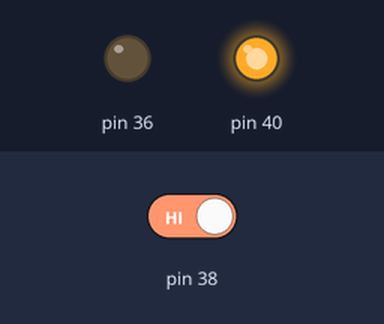
A program run on a simulated Raspberry Pi (header pin numbers). On the bench: output pins drawn as LEDs (lit = HIGH). The test bench sets the inputs (shaded band); at power-on: pin 38 HIGH.

Above: at 1.2 s.
1.3 s: pin 38 driven LOW
At 2.0 s:
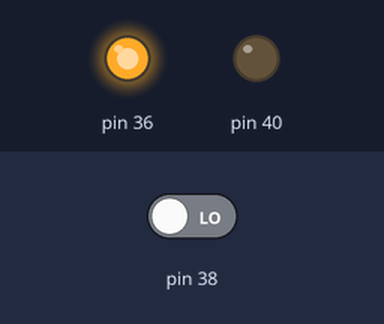
2.8 s: pin 38 driven HIGH
At 3.1 s:
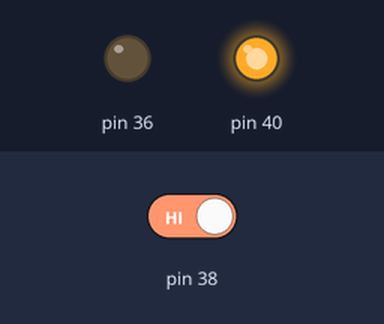
Timing chart, 0 to 5.8 s (numbered marks = the images above; inputs shaded):
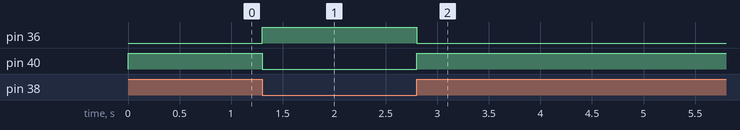

Measured:
- after the input at 1.3 s, pin 36: LOW → HIGH at once; pin 40: HIGH → LOW at once
- after the input at 2.8 s, pin 36: HIGH → LOW at once; pin 40: LOW → HIGH at once

The program:

input.py
```python
import RPi.GPIO as GPIO
import signal

GPIO.setmode(GPIO.BOARD)
GPIO.setup(36, GPIO.OUT)
GPIO.setup(38, GPIO.IN)
GPIO.setup(40, GPIO.OUT)

def stop_signals_handler(signum, frame):
	GPIO.output(36, False)
	GPIO.output(40, False)
	GPIO.cleanup()
signal.signal(signal.SIGINT, stop_signals_handler)
signal.signal(signal.SIGTERM, stop_signals_handler)

try:
	while True:
		if GPIO.input(38) == 0:
			GPIO.output(36, True)
			GPIO.output(40, False)
		else:
			GPIO.output(36, False)
			GPIO.output(40, True)
finally:
	GPIO.output(36, False)
	GPIO.output(40, False)
	GPIO.cleanup()
```
